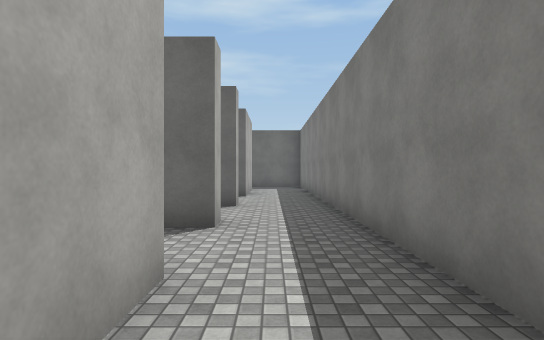
[1] (above)

18 first-person views from a walk through a 3-D level made in the Unity game engine. The camera is 1.5 m above the floor, looks level and sees 80° across. The floor is counted in squares, 2 m on a side. Each view is taken from the middle of a square. On the plan, view 1 faces up. The plan holds only what a view shows up to about 11 squares ahead; the rest is blank. The place goes on beyond the plan. The player is left out. Surface patterns are stand-ins for the level's own textures.

[2]
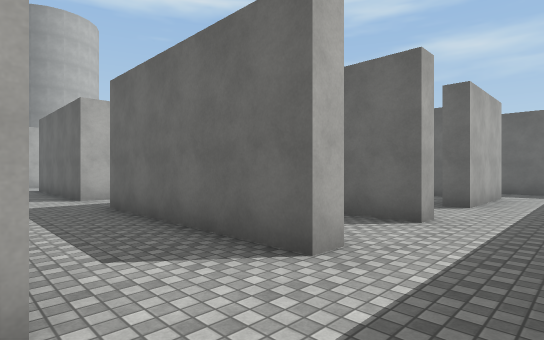

[3]
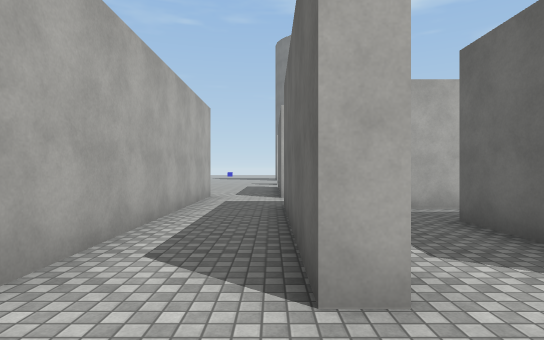

[4]
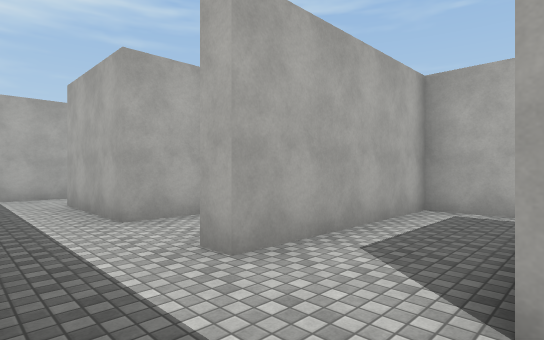

[5]
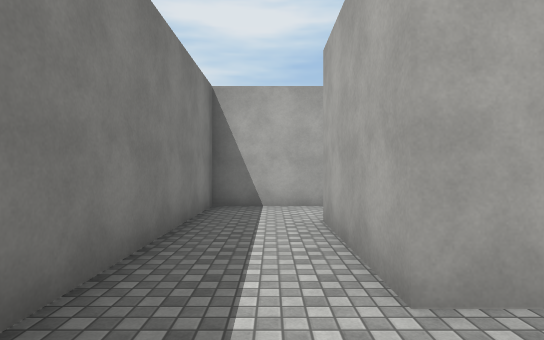

[6]
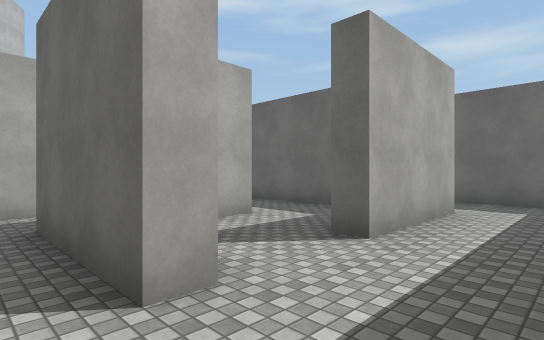

[7]
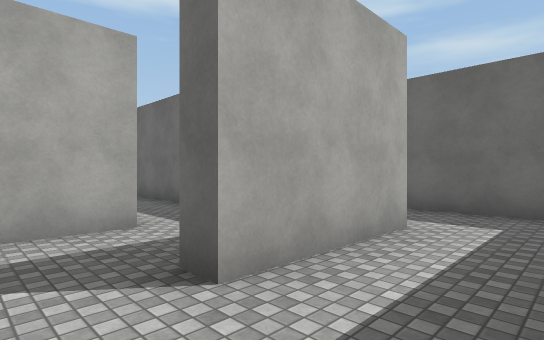

[8]
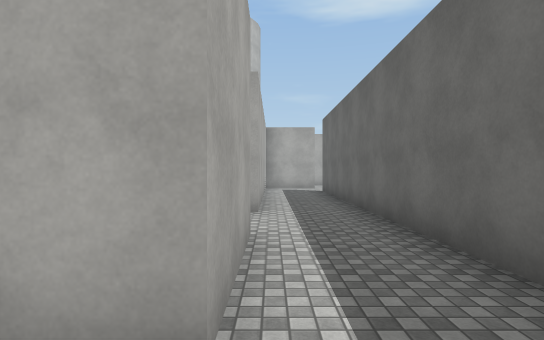

[9]
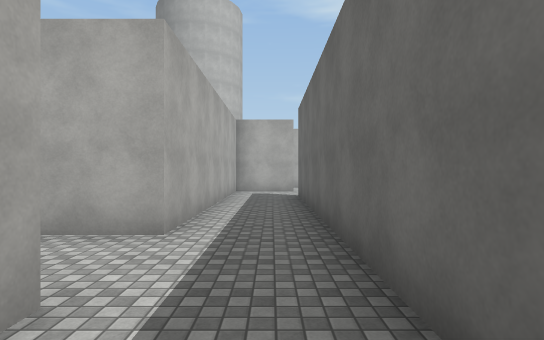

[10]
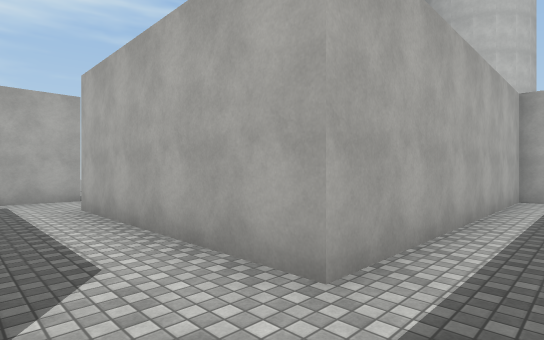

[11]
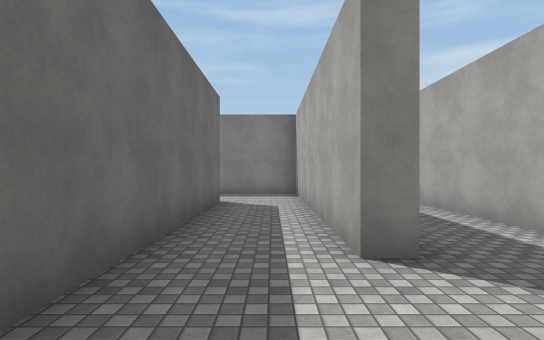

[12]
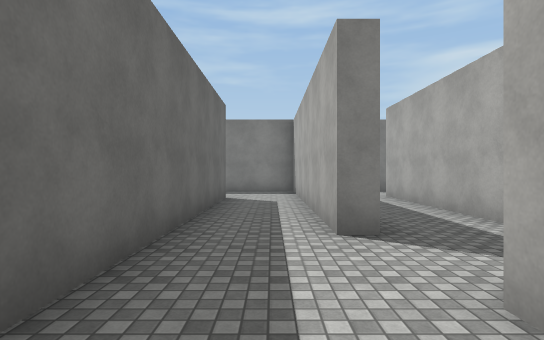

[13]
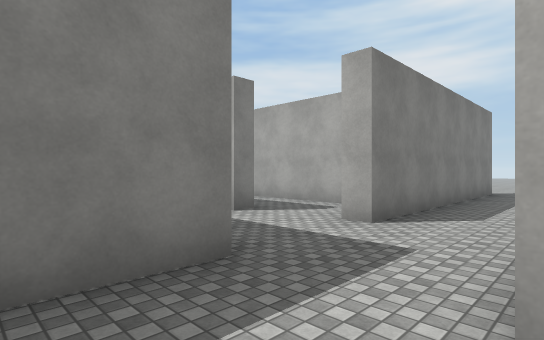

[14]
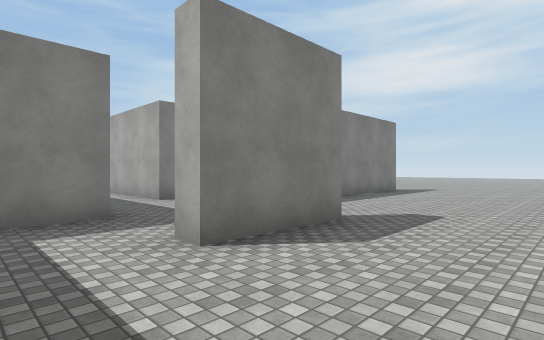

[15]
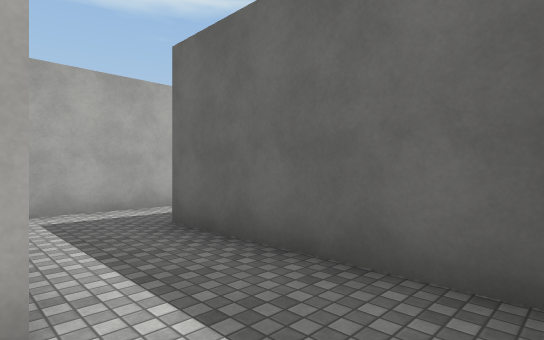

[16]
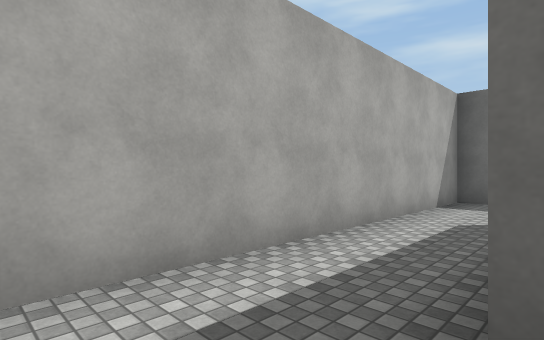

[17]
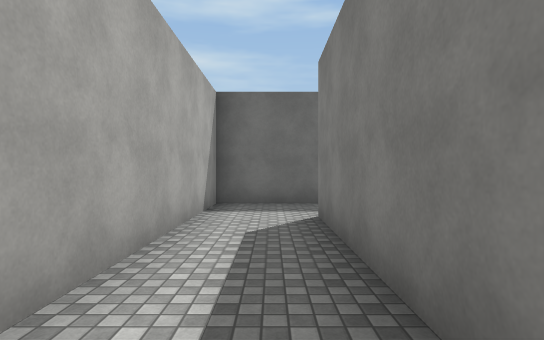

[18]
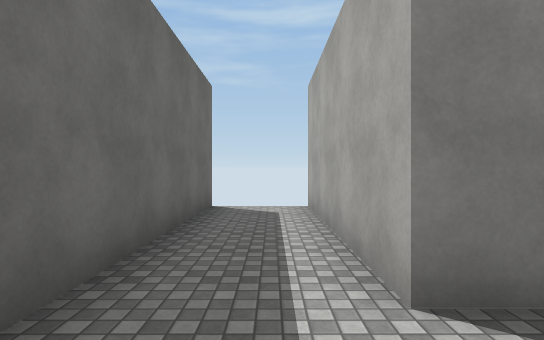

### Floor plan
Ten units are one square. View 1 is at (0, 0); x grows to the right and y downward. Boxes are objects, and circles mark ways between rooms. Rooms are numbered by the first view taken in them; rooms with no view inside come last. Other rooms are left out.
<svg viewBox="-188 -217 211 252">
<path fill="none" stroke="#000" d="M-7 -23 -7 8M-12 27 13 27 13 -35M-7 -72 -7 -68 -38 -68M-52 -76 -52 -48 -7 -48 -7 -43M13 -35 13 -75M-32 -149 -32 -192 18 -192M-7 -122 -7 -93M9 -142 -32 -142M13 -75 13 -110M18 -212 -52 -212 -52 -129M-58 -97 -32 -97 -32 -84M-82 -142 -158 -142M-133 -116 -133 -122 -57 -122 -57 -148M-20 -118 -130 -118M-153 -102 -153 -97 -78 -97M-7 -93 -12 -93M-158 -42 -158 -117 -152 -117M-78 -43 -122 -43M-183 -118 -183 -142 -178 -142M-78 -97 -78 -43M-82 -23 -64 -23M-64 -23 -7 -23M-7 -43 -58 -43"/>
<circle cx="5" cy="-40" r="3" fill="#2a7"/>
<circle cx="-10" cy="-30" r="3" fill="#2a7"/>
<circle cx="5" cy="-70" r="3" fill="#2a7"/>
<circle cx="-10" cy="-85" r="3" fill="#2a7"/>
<circle cx="-160" cy="-125" r="3" fill="#2a7"/>
<circle cx="-70" cy="-100" r="3" fill="#2a7"/>
<circle cx="-80" cy="-30" r="3" fill="#2a7"/>
<circle cx="-70" cy="-30" r="3" fill="#2a7"/>
<text x="0" y="0">1</text>
<text x="-20" y="-60">2</text>
<text x="-20" y="-140">3</text>
<text x="-80" y="-110">4</text>
<text x="-170" y="30">5</text>
<text x="-70" y="-60">6</text>
<text x="-40" y="-30">7</text>
</svg>
Room 1 opens to room 2. Room 1 opens to room 7. Room 2 opens to room 3. Room 3 opens to room 4. Room 4 opens to room 5. Room 4 opens to room 6. Room 5 opens to room 6. Room 6 opens to room 7.

Where each view was taken, in squares from view 1:
view 1: 0 up, 0 right, facing up
view 2: 2 up, 1 right, facing up-left
view 3: 4 up, 1 right, facing left
view 4: 7 up, 1 right, facing down-left
view 5: 4 up, 0 right, facing down
view 6: 6 up, 1 right, facing up-left
view 7: 8 up, 1 right, facing up-left
view 8: 10 up, 2 left, facing left
view 9: 11 up, 4 left, facing left
view 10: 11 up, 6 left, facing down-left
view 11: 13 up, 16 left, facing right
view 12: 13 up, 17 left, facing right
view 13: 16 up, 18 left, facing down-right
view 14: 16 up, 21 left, facing down-right
view 15: 12 up, 1 right, facing up-left
view 16: 13 up, 3 left, facing up-left
view 17: 14 up, 4 left, facing up
view 18: 20 up, 5 left, facing right
